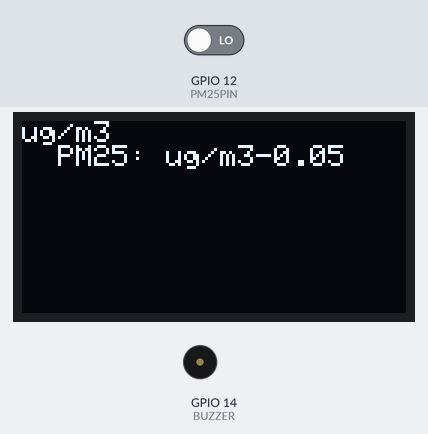
A sketch run on a simulated ESP32. Parts: 128×64 one-colour display, buzzer (waves = sounding, pin HIGH). Inputs (shaded band) come from the test bench; at power-on: GPIO 12 (PM25PIN) LOW. The display library's start-up logo is not drawn; nothing arrives over Bluetooth unless stated; a phone connects over Bluetooth LE 3 s after start; what the sketch prints to the serial monitor is not drawn.

Above: at 31.1 s.

The sketch:

SSCS_arduino.ino
```cpp
// #include <WiFi.h>
// #include <AsyncTCP.h>
// #include <ESPAsyncWebServer.h>
// #include <AsyncElegantOTA.h>

// const char* ssid = "Redmi";
// const char* password = "omaromaromar";

// AsyncWebServer server(80);

#include <BLEDevice.h>
#include <BLEServer.h>
#include <BLEUtils.h>
#include <BLE2902.h>


BLEServer* pServer = NULL;
BLECharacteristic* pCharacteristic = NULL;
bool deviceConnected = false;
bool oldDeviceConnected = false;


#define SERVICE_UUID        "4fafc201-1fb5-459e-8fcc-c5c9c331914b"
#define CHARACTERISTIC_UUID "beb5483e-36e1-4688-b7f5-ea07361b26a8"


class MyServerCallbacks: public BLEServerCallbacks {
    void onConnect(BLEServer* pServer) {
      deviceConnected = true;
      BLEDevice::startAdvertising();
    };

    void onDisconnect(BLEServer* pServer) {
      deviceConnected = false;
    }
};


#include <SPI.h>
#include <Wire.h>
#include <Adafruit_GFX.h>
#include <Adafruit_SSD1306.h>
#include<string.h>
// #define //pm1PIN 13//DSM501A input D6 on ESP8266
#define PM25PIN 12
byte buff[2];
// unsigned long duration//pm1;
unsigned long durationPM25;
unsigned long starttime;
unsigned long endtime;
unsigned long sampletime_ms = 30000;
// unsigned long lowpulseoccupancy//pm1 = 0;
unsigned long lowpulseoccupancyPM25 = 0;


int i=0;


// If using software SPI (the default case):
#define OLED_CLK   15//27//15  //18   //D0
#define OLED_MOSI  2//5//2   //D1
#define OLED_RESET 4//18 //4   //res
#define OLED_DC     16//19//16
#define OLED_CS    17//21//17
#define BUZZER 14

Adafruit_SSD1306 display(OLED_MOSI, OLED_CLK, OLED_DC, OLED_RESET, OLED_CS);

void setup()   {
//  Serial.begin(9600);

  display.begin(SSD1306_SWITCHCAPVCC);
  display.display();
  delay(1000);
  display.clearDisplay();
  display.setTextSize(1);
  display.setTextColor(WHITE);
    Serial.begin(115200);
  Serial.println("Starting please wait 30s");
   display.print("this is the app");
  // pinMode(//pm1PIN,INPUT);
  pinMode(PM25PIN,INPUT);
  starttime = millis();
  pinMode(BUZZER,OUTPUT);
  // pinMode(iled, OUTPUT);
  // digitalWrite(iled, LOW);                                     //iled default closed

  Serial.begin(115200);                                         //send and receive at 115200 baud
  Serial.print("*********************************** WaveShare ***********************************\n");

  // Create the BLE Device
  BLEDevice::init("SSCS Challenge");

  // Create the BLE Server
  pServer = BLEDevice::createServer();
  pServer->setCallbacks(new MyServerCallbacks());

  // Create the BLE Service
  BLEService *pService = pServer->createService(SERVICE_UUID);

  // Create a BLE Characteristic
  pCharacteristic = pService->createCharacteristic(
                      CHARACTERISTIC_UUID,
                      BLECharacteristic::PROPERTY_READ   |
                      BLECharacteristic::PROPERTY_WRITE  |
                      BLECharacteristic::PROPERTY_NOTIFY |
                      BLECharacteristic::PROPERTY_INDICATE
                    );

  // https://www.bluetooth.com/specifications/gatt/viewer?attributeXmlFile=org.bluetooth.descriptor.gatt.client_characteristic_configuration.xml
  // Create a BLE Descriptor
  pCharacteristic->addDescriptor(new BLE2902());

  // Start the service
  pService->start();

  // Start advertising
  BLEAdvertising *pAdvertising = BLEDevice::getAdvertising();
  pAdvertising->addServiceUUID(SERVICE_UUID);
  pAdvertising->setScanResponse(false);
  pAdvertising->setMinPreferred(0x0);  // set value to 0x00 to not advertise this parameter
  BLEDevice::startAdvertising();
  Serial.println("Waiting a client connection to notify...");

  if (deviceConnected) {

    String  str=String(0);


    pCharacteristic->setValue((char*)str.c_str());
    pCharacteristic->notify();
  }


}
float calculateConcentration(long lowpulseInMicroSeconds, long durationinSeconds){

  float ratio = (lowpulseInMicroSeconds/1000000.0)/30.0*100.0; //Calculate the ratio
  float concentration = 0.001915 * pow(ratio,2) + 0.09522 * ratio - 0.04884;//Calculate the mg/m3
  return concentration;
}

// float r//pm1= 0;

float rPM25=0;


void loop()
{
  // digitalWrite(BUZZER, HIGH);
  delay(5000);
  // duration//pm1 = pulseIn(//pm1PIN, LOW);
  durationPM25 = pulseIn(PM25PIN, LOW);

  // lowpulseoccupancy//pm1 += duration//pm1;
  lowpulseoccupancyPM25 += durationPM25;

  endtime = millis();
  if ((endtime-starttime) > sampletime_ms) //Only after 30s has passed we calcualte the ratio
  {
    /*
    ratio1 = (lowpulseoccupancy/1000000.0)/30.0*100.0; //Calculate the ratio
    Serial.print("ratio1: ");
    Serial.println(ratio1);

    concentration = 0.001915 * pow(ratio1,2) + 0.09522 * ratio1 - 0.04884;//Calculate the mg/m3
    */
    // float con//pm1 = calculateConcentration(lowpulseoccupancy//pm1,30);
    float conPM25 = calculateConcentration(lowpulseoccupancyPM25,30);
    // Serial.print("//pm1 ");
    // Serial.print(con//pm1);
    Serial.print("  PM25 ");
    Serial.println(conPM25);
    // lowpulseoccupancy//pm1 = 0;
    lowpulseoccupancyPM25 = 0;
    starttime = millis();
    // r//pm1= con//pm1;
    rPM25= conPM25;

    static unsigned long thisMicros = 0;
    static unsigned long lastMicros = 0;
    display.clearDisplay();
    display.setCursor(0,0);
    // display.print("//pm1: ");
    // display.print(r//pm1);
    display.print("ug/m3");
    display.print("\n");
    display.print("  PM25: ");
    display.print("ug/m3");
    display.print(rPM25);
    display.display();
    lastMicros = thisMicros;
    thisMicros = micros();

      // notify changed value
    if (deviceConnected) {

        String  str=String(rPM25);


        pCharacteristic->setValue((char*)str.c_str());
        pCharacteristic->notify();

        }

    }

     if (rPM25 > 12.0)
    {

      display.clearDisplay();
      display.setCursor(0,0);
      display.print(" GOOD ");
      delay(300);
      }


     if (rPM25 > 12.0 && rPM25<35.4)
    {
      for (int i =0;i<5;i++)
      {
      display.clearDisplay();
      display.setCursor(0,0);
      display.print(" Moderate ");
      delay(300);
      }
    }

         if (rPM25 >35.4 && rPM25<55.4)
    {
      for (int i =0;i<3;i++)
      {
      digitalWrite(BUZZER, HIGH);
      display.clearDisplay();
      display.setCursor(0,0);
      display.print(" Unhealthy  ");
      display.print(" for sensative group !!");
      delay(300);
      digitalWrite(BUZZER, LOW);

      }
    }
     if (rPM25 >55.4 && rPM25<150.4)
    {
      for (int i =0;i<5;i++)
      {
      digitalWrite(BUZZER, HIGH);
      display.clearDisplay();
      display.setCursor(0,0);
      display.print(" Unhealthy !! ");
      delay(200);
      digitalWrite(BUZZER, LOW);

      }
    }

     if (rPM25 > 150.4 && rPM25<250.4)
    {
      for (int i =0;i<6;i++)
      {
      digitalWrite(BUZZER, HIGH);
      display.clearDisplay();
      display.setCursor(0,0);
      display.print(" Very Unhealthy ");
      delay(200);
      digitalWrite(BUZZER, LOW);

      }
    }
     if (rPM25 > 250.4)
    {
      for (int i =0;i<10;i++)
      {
      digitalWrite(BUZZER, HIGH);
      display.clearDisplay();
      display.setCursor(0,0);
      display.print(" Hazadeous !!! ");
      delay(100);
      digitalWrite(BUZZER, LOW);

      }
  }

}
```
